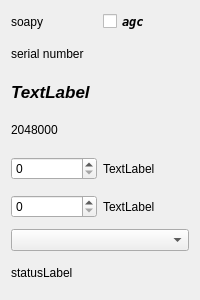
<?xml version="1.0" encoding="UTF-8"?>
<ui version="4.0">
 <class>soapyWidget</class>
 <widget class="QWidget" name="soapyWidget">
  <property name="geometry">
   <rect>
    <x>0</x>
    <y>0</y>
    <width>200</width>
    <height>300</height>
   </rect>
  </property>
  <property name="windowTitle">
   <string>soapy control</string>
  </property>
  <layout class="QVBoxLayout" name="verticalLayout">
   <item>
    <layout class="QHBoxLayout" name="horizontalLayout">
     <item>
      <widget class="QLabel" name="deviceLabel">
       <property name="text">
        <string>soapy</string>
       </property>
      </widget>
     </item>
     <item>
      <widget class="QCheckBox" name="agcControl">
       <property name="font">
        <font>
         <family>DejaVu Sans Mono</family>
         <weight>75</weight>
         <italic>true</italic>
         <bold>true</bold>
        </font>
       </property>
       <property name="toolTip">
        <string>&lt;html&gt;&lt;head/&gt;&lt;body&gt;&lt;p&gt;Touch to switch on automatic gain control - based on the setting of the lnastate and the ifgain.&lt;/p&gt;&lt;p&gt;If switched on, the lnastate switch and the ifgain slider are switched off&lt;/p&gt;&lt;/body&gt;&lt;/html&gt;</string>
       </property>
       <property name="text">
        <string>agc</string>
       </property>
      </widget>
     </item>
    </layout>
   </item>
   <item>
    <widget class="QLabel" name="serialNumber">
     <property name="text">
      <string>serial number</string>
     </property>
    </widget>
   </item>
   <item>
    <widget class="QLabel" name="deviceNameLabel">
     <property name="font">
      <font>
       <pointsize>13</pointsize>
       <weight>75</weight>
       <italic>true</italic>
       <bold>true</bold>
      </font>
     </property>
     <property name="text">
      <string>TextLabel</string>
     </property>
    </widget>
   </item>
   <item>
    <widget class="QLabel" name="samplerateLabel">
     <property name="text">
      <string>2048000</string>
     </property>
    </widget>
   </item>
   <item>
    <layout class="QHBoxLayout" name="horizontalLayout_2">
     <item>
      <widget class="QSpinBox" name="spinBox_1"/>
     </item>
     <item>
      <widget class="QLabel" name="labelSpinbox_1">
       <property name="text">
        <string>TextLabel</string>
       </property>
      </widget>
     </item>
    </layout>
   </item>
   <item>
    <layout class="QHBoxLayout" name="horizontalLayout_3">
     <item>
      <widget class="QSpinBox" name="spinBox_2"/>
     </item>
     <item>
      <widget class="QLabel" name="labelSpinbox_2">
       <property name="text">
        <string>TextLabel</string>
       </property>
      </widget>
     </item>
    </layout>
   </item>
   <item>
    <widget class="QComboBox" name="comboBox_1"/>
   </item>
   <item>
    <widget class="QLabel" name="statusLabel">
     <property name="text">
      <string>statusLabel</string>
     </property>
    </widget>
   </item>
  </layout>
 </widget>
 <resources/>
 <connections/>
</ui>
